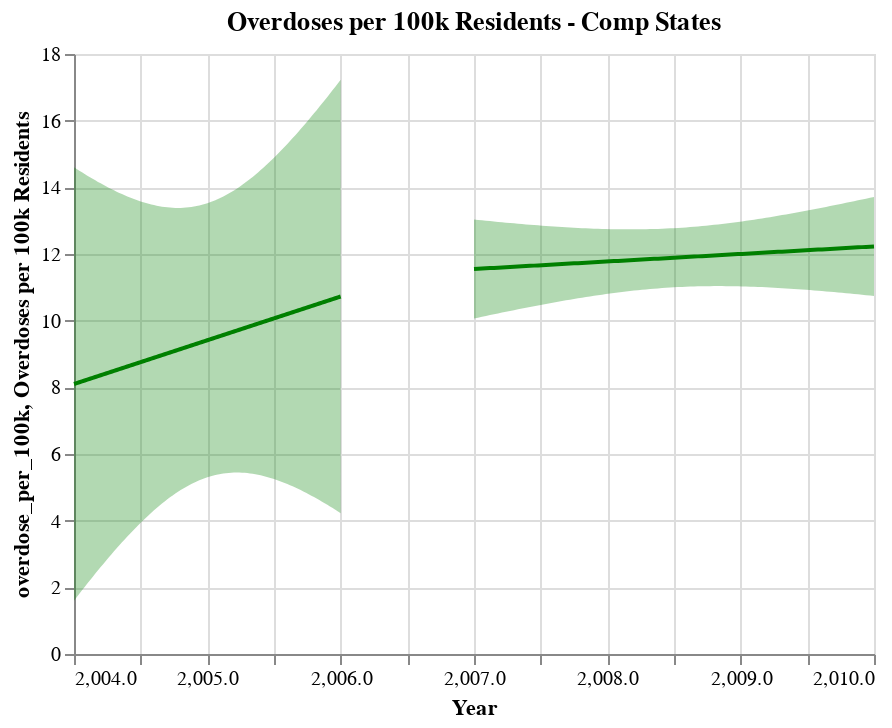

Notebook code for this chart:
### Code cell
# remaking these plots to change the title for diff in diff
fit_tx_b4, reg_chart_tx_b4 = get_reg_fit(
    tx_b4, yvar="overdose_per_100k", xvar="Year", color="blue", title= "Overdoses per 100k Residents - Texas (blue) vs. Comp States (green)", alpha=0.05
)


fit_tx_b4, reg_chart_tx_after = get_reg_fit(
    tx_after, yvar="overdose_per_100k", xvar="Year", color="blue", title= "Overdoses per 100k Residents - Texas (blue) vs. Comp States (green)",alpha=0.05
)
(reg_chart_tx_b4 + reg_chart_tx_after + line).properties(width=700, height=500)

# texas above
################################################################
# comp below

fit_comp_b4, reg_chart_comp_b4 = get_reg_fit(
    comp_b4, yvar="overdose_per_100k", xvar="Year", color="green", title= "Overdoses per 100k Residents - Comp States",alpha=0.05
)
reg_chart_comp_b4


fit_comp_after, reg_chart_comp_after = get_reg_fit(
    comp_after, yvar="overdose_per_100k", xvar="Year", color="green", title= "Overdoses per 100k Residents - Comp States",alpha=0.05
)
reg_chart_comp_b4 + reg_chart_comp_after

### Figure 1 — Vega-Lite specification as saved in the notebook (floating-point values rounded to 4 significant figures)
{"config": {"view": {"continuousWidth": 400, "continuousHeight": 300}}, "layer": [{"mark": "errorband", "encoding": {"color": {"value": "green"}, "x": {"field": "Year", "type": "quantitative"}, "y": {"field": "ci_low", "title": "overdose_per_100k", "type": "quantitative"}, "y2": {"field": "ci_high"}}}, {"mark": "line", "encoding": {"color": {"value": "green"}, "x": {"field": "Year", "scale": {"zero": false}, "title": "Year", "type": "quantitative"}, "y": {"field": "overdose_per_100k", "scale": {"zero": false}, "title": "Overdoses per 100k Residents", "type": "quantitative"}}, "title": "Overdoses per 100k Residents - Comp States"}, {"layer": [{"mark": "errorband", "encoding": {"color": {"value": "green"}, "x": {"field": "Year", "type": "quantitative"}, "y": {"field": "ci_low", "title": "overdose_per_100k", "type": "quantitative"}, "y2": {"field": "ci_high"}}}, {"mark": "line", "encoding": {"color": {"value": "green"}, "x": {"field": "Year", "scale": {"zero": false}, "title": "Year", "type": "quantitative"}, "y": {"field": "overdose_per_100k", "scale": {"zero": false}, "title": "Overdoses per 100k Residents", "type": "quantitative"}}, "title": "Overdoses per 100k Residents - Comp States"}], "data": {"name": "data-390e4ed2e9b3b21114fd1c2f4bd684e0"}}], "data": {"name": "data-4c9994d3fb54210284970ab043976a4b"}, "$schema": "https://vega.github.io/schema/vega-lite/v4.17.0.json", "datasets": {"data-4c9994d3fb54210284970ab043976a4b": [{"Year": 2004.0, "overdose_per_100k": 8.101, "ci_low": 1.6, "ci_high": 14.6}, {"Year": 2004.0, "overdose_per_100k": 8.127, "ci_low": 1.704, "ci_high": 14.55}, {"Year": 2004.0, "overdose_per_100k": 8.153, "ci_low": 1.807, "ci_high": 14.5}, {"Year": 2004.0, "overdose_per_100k": 8.179, "ci_low": 1.91, "ci_high": 14.45}, {"Year": 2004.0, "overdose_per_100k": 8.206, "ci_low": 2.012, "ci_high": 14.4}, {"Year": 2004.0, "overdose_per_100k": 8.232, "ci_low": 2.113, "ci_high": 14.35}, {"Year": 2004.0, "overdose_per_100k": 8.258, "ci_low": 2.213, "ci_high": 14.3}, {"Year": 2004.0, "overdose_per_100k": 8.284, "ci_low": 2.313, "ci_high": 14.26}, {"Year": 2004.0, "overdose_per_100k": 8.311, "ci_low": 2.412, "ci_high": 14.21}, {"Year": 2004.0, "overdose_per_100k": 8.337, "ci_low": 2.51, "ci_high": 14.16}, {"Year": 2004.0, "overdose_per_100k": 8.363, "ci_low": 2.607, "ci_high": 14.12}, {"Year": 2004.0, "overdose_per_100k": 8.389, "ci_low": 2.703, "ci_high": 14.08}, {"Year": 2004.0, "overdose_per_100k": 8.416, "ci_low": 2.799, "ci_high": 14.03}, {"Year": 2004.0, "overdose_per_100k": 8.442, "ci_low": 2.893, "ci_high": 13.99}, {"Year": 2004.0, "overdose_per_100k": 8.468, "ci_low": 2.986, "ci_high": 13.95}, {"Year": 2004.0, "overdose_per_100k": 8.494, "ci_low": 3.079, "ci_high": 13.91}, {"Year": 2004.0, "overdose_per_100k": 8.521, "ci_low": 3.17, "ci_high": 13.87}, {"Year": 2004.0, "overdose_per_100k": 8.547, "ci_low": 3.26, "ci_high": 13.83}, {"Year": 2004.0, "overdose_per_100k": 8.573, "ci_low": 3.349, "ci_high": 13.8}, {"Year": 2004.0, "overdose_per_100k": 8.599, "ci_low": 3.437, "ci_high": 13.76}, {"Year": 2004.0, "overdose_per_100k": 8.626, "ci_low": 3.523, "ci_high": 13.73}, {"Year": 2004.0, "overdose_per_100k": 8.652, "ci_low": 3.609, "ci_high": 13.69}, {"Year": 2004.0, "overdose_per_100k": 8.678, "ci_low": 3.693, "ci_high": 13.66}, {"Year": 2004.0, "overdose_per_100k": 8.704, "ci_low": 3.775, "ci_high": 13.63}, {"Year": 2004.0, "overdose_per_100k": 8.731, "ci_low": 3.856, "ci_high": 13.6}, {"Year": 2004.0, "overdose_per_100k": 8.757, "ci_low": 3.936, "ci_high": 13.58}, {"Year": 2005.0, "overdose_per_100k": 8.783, "ci_low": 4.014, "ci_high": 13.55}, {"Year": 2005.0, "overdose_per_100k": 8.809, "ci_low": 4.09, "ci_high": 13.53}, {"Year": 2005.0, "overdose_per_100k": 8.836, "ci_low": 4.165, "ci_high": 13.51}, {"Year": 2005.0, "overdose_per_100k": 8.862, "ci_low": 4.238, "ci_high": 13.49}, {"Year": 2005.0, "overdose_per_100k": 8.888, "ci_low": 4.31, "ci_high": 13.47}, {"Year": 2005.0, "overdose_per_100k": 8.914, "ci_low": 4.379, "ci_high": 13.45}, {"Year": 2005.0, "overdose_per_100k": 8.941, "ci_low": 4.447, "ci_high": 13.43}, {"Year": 2005.0, "overdose_per_100k": 8.967, "ci_low": 4.513, "ci_high": 13.42}, {"Year": 2005.0, "overdose_per_100k": 8.993, "ci_low": 4.577, "ci_high": 13.41}, {"Year": 2005.0, "overdose_per_100k": 9.019, "ci_low": 4.639, "ci_high": 13.4}, {"Year": 2005.0, "overdose_per_100k": 9.046, "ci_low": 4.699, "ci_high": 13.39}, {"Year": 2005.0, "overdose_per_100k": 9.072, "ci_low": 4.757, "ci_high": 13.39}, {"Year": 2005.0, "overdose_per_100k": 9.098, "ci_low": 4.813, "ci_high": 13.38}, {"Year": 2005.0, "overdose_per_100k": 9.124, "ci_low": 4.866, "ci_high": 13.38}, {"Year": 2005.0, "overdose_per_100k": 9.151, "ci_low": 4.918, "ci_high": 13.38}, {"Year": 2005.0, "overdose_per_100k": 9.177, "ci_low": 4.967, "ci_high": 13.39}, {"Year": 2005.0, "overdose_per_100k": 9.203, "ci_low": 5.013, "ci_high": 13.39}, {"Year": 2005.0, "overdose_per_100k": 9.229, "ci_low": 5.058, "ci_high": 13.4}, {"Year": 2005.0, "overdose_per_100k": 9.256, "ci_low": 5.1, "ci_high": 13.41}, {"Year": 2005.0, "overdose_per_100k": 9.282, "ci_low": 5.14, "ci_high": 13.42}, {"Year": 2005.0, "overdose_per_100k": 9.308, "ci_low": 5.177, "ci_high": 13.44}, {"Year": 2005.0, "overdose_per_100k": 9.334, "ci_low": 5.212, "ci_high": 13.46}, {"Year": 2005.0, "overdose_per_100k": 9.361, "ci_low": 5.244, "ci_high": 13.48}, {"Year": 2005.0, "overdose_per_100k": 9.387, "ci_low": 5.274, "ci_high": 13.5}, {"Year": 2005.0, "overdose_per_100k": 9.413, "ci_low": 5.302, "ci_high": 13.52}, {"Year": 2005.0, "overdose_per_100k": 9.439, "ci_low": 5.327, "ci_high": 13.55}, {"Year": 2005.0, "overdose_per_100k": 9.466, "ci_low": 5.349, "ci_high": 13.58}, {"Year": 2005.0, "overdose_per_100k": 9.492, "ci_low": 5.369, "ci_high": 13.61}, {"Year": 2005.0, "overdose_per_100k": 9.518, "ci_low": 5.387, "ci_high": 13.65}, {"Year": 2005.0, "overdose_per_100k": 9.544, "ci_low": 5.402, "ci_high": 13.69}, {"Year": 2005.0, "overdose_per_100k": 9.571, "ci_low": 5.415, "ci_high": 13.73}, {"Year": 2005.0, "overdose_per_100k": 9.597, "ci_low": 5.425, "ci_high": 13.77}, {"Year": 2005.0, "overdose_per_100k": 9.623, "ci_low": 5.433, "ci_high": 13.81}, {"Year": 2005.0, "overdose_per_100k": 9.649, "ci_low": 5.439, "ci_high": 13.86}, {"Year": 2005.0, "overdose_per_100k": 9.676, "ci_low": 5.443, "ci_high": 13.91}, {"Year": 2005.0, "overdose_per_100k": 9.702, "ci_low": 5.444, "ci_high": 13.96}, {"Year": 2005.0, "overdose_per_100k": 9.728, "ci_low": 5.443, "ci_high": 14.01}, {"Year": 2005.0, "overdose_per_100k": 9.754, "ci_low": 5.44, "ci_high": 14.07}, {"Year": 2005.0, "overdose_per_100k": 9.781, "ci_low": 5.434, "ci_high": 14.13}, {"Year": 2005.0, "overdose_per_100k": 9.807, "ci_low": 5.427, "ci_high": 14.19}, {"Year": 2005.0, "overdose_per_100k": 9.833, "ci_low": 5.417, "ci_high": 14.25}, {"Year": 2005.0, "overdose_per_100k": 9.859, "ci_low": 5.406, "ci_high": 14.31}, {"Year": 2005.0, "overdose_per_100k": 9.886, "ci_low": 5.392, "ci_high": 14.38}, {"Year": 2005.0, "overdose_per_100k": 9.912, "ci_low": 5.377, "ci_high": 14.45}, {"Year": 2005.0, "overdose_per_100k": 9.938, "ci_low": 5.36, "ci_high": 14.52}, {"Year": 2005.0, "overdose_per_100k": 9.964, "ci_low": 5.341, "ci_high": 14.59}, {"Year": 2005.0, "overdose_per_100k": 9.991, "ci_low": 5.32, "ci_high": 14.66}, {"Year": 2005.0, "overdose_per_100k": 10.02, "ci_low": 5.298, "ci_high": 14.74}, {"Year": 2005.0, "overdose_per_100k": 10.04, "ci_low": 5.274, "ci_high": 14.81}, {"Year": 2005.0, "overdose_per_100k": 10.07, "ci_low": 5.248, "ci_high": 14.89}, {"Year": 2006.0, "overdose_per_100k": 10.1, "ci_low": 5.221, "ci_high": 14.97}, {"Year": 2006.0, "overdose_per_100k": 10.12, "ci_low": 5.193, "ci_high": 15.05}, {"Year": 2006.0, "overdose_per_100k": 10.15, "ci_low": 5.163, "ci_high": 15.13}, {"Year": 2006.0, "overdose_per_100k": 10.17, "ci_low": 5.131, "ci_high": 15.22}, {"Year": 2006.0, "overdose_per_100k": 10.2, "ci_low": 5.098, "ci_high": 15.3}, {"Year": 2006.0, "overdose_per_100k": 10.23, "ci_low": 5.064, "ci_high": 15.39}, {"Year": 2006.0, "overdose_per_100k": 10.25, "ci_low": 5.029, "ci_high": 15.48}, {"Year": 2006.0, "overdose_per_100k": 10.28, "ci_low": 4.993, "ci_high": 15.57}, {"Year": 2006.0, "overdose_per_100k": 10.31, "ci_low": 4.955, "ci_high": 15.66}, {"Year": 2006.0, "overdose_per_100k": 10.33, "ci_low": 4.916, "ci_high": 15.75}, {"Year": 2006.0, "overdose_per_100k": 10.36, "ci_low": 4.877, "ci_high": 15.84}, {"Year": 2006.0, "overdose_per_100k": 10.38, "ci_low": 4.836, "ci_high": 15.93}, {"Year": 2006.0, "overdose_per_100k": 10.41, "ci_low": 4.794, "ci_high": 16.03}, {"Year": 2006.0, "overdose_per_100k": 10.44, "ci_low": 4.751, "ci_high": 16.12}, {"Year": 2006.0, "overdose_per_100k": 10.46, "ci_low": 4.707, "ci_high": 16.22}, {"Year": 2006.0, "overdose_per_100k": 10.49, "ci_low": 4.662, "ci_high": 16.32}, {"Year": 2006.0, "overdose_per_100k": 10.52, "ci_low": 4.617, "ci_high": 16.41}, {"Year": 2006.0, "overdose_per_100k": 10.54, "ci_low": 4.571, "ci_high": 16.51}, {"Year": 2006.0, "overdose_per_100k": 10.57, "ci_low": 4.523, "ci_high": 16.61}, {"Year": 2006.0, "overdose_per_100k": 10.59, "ci_low": 4.475, "ci_high": 16.71}, {"Year": 2006.0, "overdose_per_100k": 10.62, "ci_low": 4.427, "ci_high": 16.81}, {"Year": 2006.0, "overdose_per_100k": 10.65, "ci_low": 4.377, "ci_high": 16.92}, {"Year": 2006.0, "overdose_per_100k": 10.67, "ci_low": 4.327, "ci_high": 17.02}, {"Year": 2006.0, "overdose_per_100k": 10.7, "ci_low": 4.276, "ci_high": 17.12}, {"Year": 2006.0, "overdose_per_100k": 10.73, "ci_low": 4.225, "ci_high": 17.23}], "data-390e4ed2e9b3b21114fd1c2f4bd684e0": [{"Year": 2007.0, "overdose_per_100k": 11.55, "ci_low": 10.06, "ci_high": 13.03}, {"Year": 2007.0, "overdose_per_100k": 11.56, "ci_low": 10.09, "ci_high": 13.02}, {"Year": 2007.0, "overdose_per_100k": 11.56, "ci_low": 10.12, "ci_high": 13.01}, {"Year": 2007.0, "overdose_per_100k": 11.57, "ci_low": 10.14, "ci_high": 13.0}, {"Year": 2007.0, "overdose_per_100k": 11.58, "ci_low": 10.17, "ci_high": 12.99}, {"Year": 2007.0, "overdose_per_100k": 11.58, "ci_low": 10.19, "ci_high": 12.97}, {"Year": 2007.0, "overdose_per_100k": 11.59, "ci_low": 10.22, "ci_high": 12.96}, {"Year": 2007.0, "overdose_per_100k": 11.6, "ci_low": 10.24, "ci_high": 12.95}, {"Year": 2007.0, "overdose_per_100k": 11.6, "ci_low": 10.27, "ci_high": 12.94}, {"Year": 2007.0, "overdose_per_100k": 11.61, "ci_low": 10.29, "ci_high": 12.93}, {"Year": 2007.0, "overdose_per_100k": 11.62, "ci_low": 10.32, "ci_high": 12.92}, {"Year": 2007.0, "overdose_per_100k": 11.62, "ci_low": 10.34, "ci_high": 12.91}, {"Year": 2007.0, "overdose_per_100k": 11.63, "ci_low": 10.36, "ci_high": 12.9}, {"Year": 2007.0, "overdose_per_100k": 11.64, "ci_low": 10.39, "ci_high": 12.89}, {"Year": 2007.0, "overdose_per_100k": 11.64, "ci_low": 10.41, "ci_high": 12.88}, {"Year": 2007.0, "overdose_per_100k": 11.65, "ci_low": 10.43, "ci_high": 12.87}, {"Year": 2007.0, "overdose_per_100k": 11.66, "ci_low": 10.46, "ci_high": 12.86}, {"Year": 2008.0, "overdose_per_100k": 11.66, "ci_low": 10.48, "ci_high": 12.85}, {"Year": 2008.0, "overdose_per_100k": 11.67, "ci_low": 10.5, "ci_high": 12.84}, {"Year": 2008.0, "overdose_per_100k": 11.68, "ci_low": 10.52, "ci_high": 12.83}, {"Year": 2008.0, "overdose_per_100k": 11.69, "ci_low": 10.55, "ci_high": 12.82}, {"Year": 2008.0, "overdose_per_100k": 11.69, "ci_low": 10.57, "ci_high": 12.82}, {"Year": 2008.0, "overdose_per_100k": 11.7, "ci_low": 10.59, "ci_high": 12.81}, {"Year": 2008.0, "overdose_per_100k": 11.71, "ci_low": 10.61, "ci_high": 12.8}, {"Year": 2008.0, "overdose_per_100k": 11.71, "ci_low": 10.63, "ci_high": 12.79}, {"Year": 2008.0, "overdose_per_100k": 11.72, "ci_low": 10.65, "ci_high": 12.79}, {"Year": 2008.0, "overdose_per_100k": 11.73, "ci_low": 10.67, "ci_high": 12.78}, {"Year": 2008.0, "overdose_per_100k": 11.73, "ci_low": 10.69, "ci_high": 12.78}, {"Year": 2008.0, "overdose_per_100k": 11.74, "ci_low": 10.71, "ci_high": 12.77}, {"Year": 2008.0, "overdose_per_100k": 11.75, "ci_low": 10.73, "ci_high": 12.76}, {"Year": 2008.0, "overdose_per_100k": 11.75, "ci_low": 10.75, "ci_high": 12.76}, {"Year": 2008.0, "overdose_per_100k": 11.76, "ci_low": 10.76, "ci_high": 12.76}, {"Year": 2008.0, "overdose_per_100k": 11.77, "ci_low": 10.78, "ci_high": 12.75}, {"Year": 2008.0, "overdose_per_100k": 11.77, "ci_low": 10.8, "ci_high": 12.75}, {"Year": 2008.0, "overdose_per_100k": 11.78, "ci_low": 10.81, "ci_high": 12.75}, {"Year": 2008.0, "overdose_per_100k": 11.79, "ci_low": 10.83, "ci_high": 12.74}, {"Year": 2008.0, "overdose_per_100k": 11.79, "ci_low": 10.85, "ci_high": 12.74}, {"Year": 2008.0, "overdose_per_100k": 11.8, "ci_low": 10.86, "ci_high": 12.74}, {"Year": 2008.0, "overdose_per_100k": 11.81, "ci_low": 10.87, "ci_high": 12.74}, {"Year": 2008.0, "overdose_per_100k": 11.81, "ci_low": 10.89, "ci_high": 12.74}, {"Year": 2008.0, "overdose_per_100k": 11.82, "ci_low": 10.9, "ci_high": 12.74}, {"Year": 2008.0, "overdose_per_100k": 11.83, "ci_low": 10.91, "ci_high": 12.74}, {"Year": 2008.0, "overdose_per_100k": 11.83, "ci_low": 10.93, "ci_high": 12.74}, {"Year": 2008.0, "overdose_per_100k": 11.84, "ci_low": 10.94, "ci_high": 12.74}, {"Year": 2008.0, "overdose_per_100k": 11.85, "ci_low": 10.95, "ci_high": 12.75}, {"Year": 2008.0, "overdose_per_100k": 11.85, "ci_low": 10.96, "ci_high": 12.75}, {"Year": 2008.0, "overdose_per_100k": 11.86, "ci_low": 10.97, "ci_high": 12.75}, {"Year": 2008.0, "overdose_per_100k": 11.87, "ci_low": 10.98, "ci_high": 12.76}, {"Year": 2008.0, "overdose_per_100k": 11.87, "ci_low": 10.99, "ci_high": 12.76}, {"Year": 2008.0, "overdose_per_100k": 11.88, "ci_low": 10.99, "ci_high": 12.77}, {"Year": 2008.0, "overdose_per_100k": 11.89, "ci_low": 11.0, "ci_high": 12.78}, {"Year": 2009.0, "overdose_per_100k": 11.89, "ci_low": 11.01, "ci_high": 12.78}, {"Year": 2009.0, "overdose_per_100k": 11.9, "ci_low": 11.01, "ci_high": 12.79}, {"Year": 2009.0, "overdose_per_100k": 11.91, "ci_low": 11.02, "ci_high": 12.8}, {"Year": 2009.0, "overdose_per_100k": 11.92, "ci_low": 11.02, "ci_high": 12.81}, {"Year": 2009.0, "overdose_per_100k": 11.92, "ci_low": 11.03, "ci_high": 12.82}, {"Year": 2009.0, "overdose_per_100k": 11.93, "ci_low": 11.03, "ci_high": 12.83}, {"Year": 2009.0, "overdose_per_100k": 11.94, "ci_low": 11.03, "ci_high": 12.84}, {"Year": 2009.0, "overdose_per_100k": 11.94, "ci_low": 11.03, "ci_high": 12.85}, {"Year": 2009.0, "overdose_per_100k": 11.95, "ci_low": 11.04, "ci_high": 12.86}, {"Year": 2009.0, "overdose_per_100k": 11.96, "ci_low": 11.04, "ci_high": 12.87}, {"Year": 2009.0, "overdose_per_100k": 11.96, "ci_low": 11.04, "ci_high": 12.89}, {"Year": 2009.0, "overdose_per_100k": 11.97, "ci_low": 11.04, "ci_high": 12.9}, {"Year": 2009.0, "overdose_per_100k": 11.98, "ci_low": 11.04, "ci_high": 12.92}, {"Year": 2009.0, "overdose_per_100k": 11.98, "ci_low": 11.03, "ci_high": 12.93}, {"Year": 2009.0, "overdose_per_100k": 11.99, "ci_low": 11.03, "ci_high": 12.95}, {"Year": 2009.0, "overdose_per_100k": 12.0, "ci_low": 11.03, "ci_high": 12.96}, {"Year": 2009.0, "overdose_per_100k": 12.0, "ci_low": 11.03, "ci_high": 12.98}, {"Year": 2009.0, "overdose_per_100k": 12.01, "ci_low": 11.02, "ci_high": 13.0}, {"Year": 2009.0, "overdose_per_100k": 12.02, "ci_low": 11.02, "ci_high": 13.01}, {"Year": 2009.0, "overdose_per_100k": 12.02, "ci_low": 11.02, "ci_high": 13.03}, {"Year": 2009.0, "overdose_per_100k": 12.03, "ci_low": 11.01, "ci_high": 13.05}, {"Year": 2009.0, "overdose_per_100k": 12.04, "ci_low": 11.01, "ci_high": 13.07}, {"Year": 2009.0, "overdose_per_100k": 12.04, "ci_low": 11.0, "ci_high": 13.09}, {"Year": 2009.0, "overdose_per_100k": 12.05, "ci_low": 11.0, "ci_high": 13.11}, {"Year": 2009.0, "overdose_per_100k": 12.06, "ci_low": 10.99, "ci_high": 13.13}, {"Year": 2009.0, "overdose_per_100k": 12.06, "ci_low": 10.98, "ci_high": 13.15}, {"Year": 2009.0, "overdose_per_100k": 12.07, "ci_low": 10.98, "ci_high": 13.17}, {"Year": 2009.0, "overdose_per_100k": 12.08, "ci_low": 10.97, "ci_high": 13.19}, {"Year": 2009.0, "overdose_per_100k": 12.08, "ci_low": 10.96, "ci_high": 13.21}, {"Year": 2009.0, "overdose_per_100k": 12.09, "ci_low": 10.95, "ci_high": 13.23}, {"Year": 2009.0, "overdose_per_100k": 12.1, "ci_low": 10.94, "ci_high": 13.25}, {"Year": 2009.0, "overdose_per_100k": 12.1, "ci_low": 10.94, "ci_high": 13.27}, {"Year": 2009.0, "overdose_per_100k": 12.11, "ci_low": 10.93, "ci_high": 13.3}, {"Year": 2010.0, "overdose_per_100k": 12.12, "ci_low": 10.92, "ci_high": 13.32}, {"Year": 2010.0, "overdose_per_100k": 12.13, "ci_low": 10.91, "ci_high": 13.34}, {"Year": 2010.0, "overdose_per_100k": 12.13, "ci_low": 10.9, "ci_high": 13.37}, {"Year": 2010.0, "overdose_per_100k": 12.14, "ci_low": 10.89, "ci_high": 13.39}, {"Year": 2010.0, "overdose_per_100k": 12.15, "ci_low": 10.88, "ci_high": 13.41}, {"Year": 2010.0, "overdose_per_100k": 12.15, "ci_low": 10.87, "ci_high": 13.44}, {"Year": 2010.0, "overdose_per_100k": 12.16, "ci_low": 10.86, "ci_high": 13.46}, {"Year": 2010.0, "overdose_per_100k": 12.17, "ci_low": 10.85, "ci_high": 13.49}, {"Year": 2010.0, "overdose_per_100k": 12.17, "ci_low": 10.84, "ci_high": 13.51}, {"Year": 2010.0, "overdose_per_100k": 12.18, "ci_low": 10.82, "ci_high": 13.53}, {"Year": 2010.0, "overdose_per_100k": 12.19, "ci_low": 10.81, "ci_high": 13.56}, {"Year": 2010.0, "overdose_per_100k": 12.19, "ci_low": 10.8, "ci_high": 13.58}, {"Year": 2010.0, "overdose_per_100k": 12.2, "ci_low": 10.79, "ci_high": 13.61}, {"Year": 2010.0, "overdose_per_100k": 12.21, "ci_low": 10.78, "ci_high": 13.63}, {"Year": 2010.0, "overdose_per_100k": 12.21, "ci_low": 10.77, "ci_high": 13.66}, {"Year": 2010.0, "overdose_per_100k": 12.22, "ci_low": 10.75, "ci_high": 13.69}, {"Year": 2010.0, "overdose_per_100k": 12.23, "ci_low": 10.74, "ci_high": 13.71}]}}
